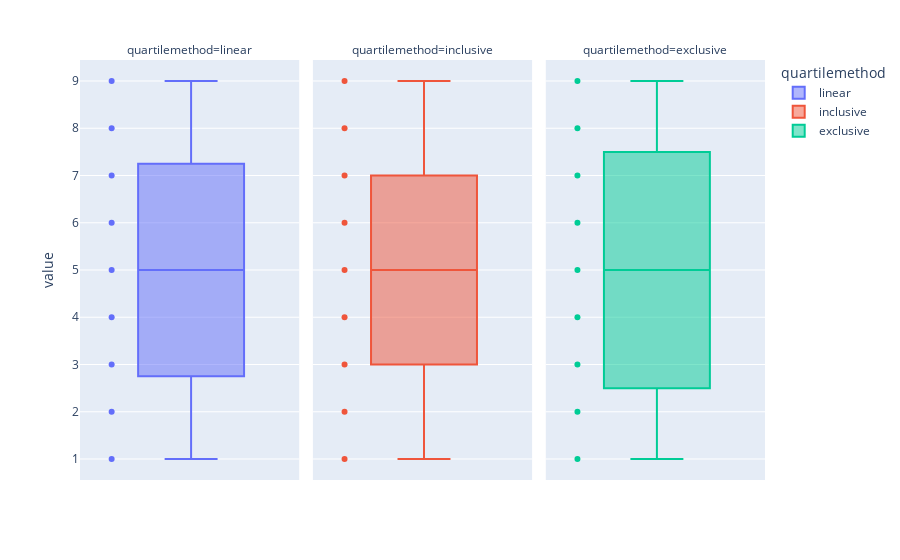

This figure's notebook cell:
### Markdown cell above
## Difference Between Quartile Algorithms
It can sometimes be difficult to see the difference between the linear, inclusive, and exclusive algorithms for computing quartiles. In the following example, the same dataset is visualized using each of the three different quartile computation algorithms.

### Code cell
import plotly.express as px
import pandas as pd

data = [1,2,3,4,5,6,7,8,9]
df = pd.DataFrame(dict(
    linear=data,
    inclusive=data,
    exclusive=data
)).melt(var_name="quartilemethod") 


fig = px.box(df, y="value", facet_col="quartilemethod", color="quartilemethod",
             boxmode="overlay", points='all')

fig.update_traces(quartilemethod="linear", jitter=0, col=1)
fig.update_traces(quartilemethod="inclusive", jitter=0, col=2)
fig.update_traces(quartilemethod="exclusive", jitter=0, col=3)

fig.show()

### Figure 1 — Plotly figure (JSON) as saved in the notebook; plotly's stock layout.template omitted (floating-point values rounded to 4 significant figures)
{"data": [{"alignmentgroup": "True", "boxpoints": "all", "hoverlabel": {"namelength": 0}, "hovertemplate": "quartilemethod=linear<br>value=%{y}", "jitter": 0, "legendgroup": "linear", "marker": {"color": "#636efa"}, "name": "linear", "notched": false, "offsetgroup": "linear", "orientation": "v", "quartilemethod": "linear", "showlegend": true, "type": "box", "x0": " ", "xaxis": "x", "y": [1, 2, 3, 4, 5, 6, 7, 8, 9], "y0": " ", "yaxis": "y"}, {"alignmentgroup": "True", "boxpoints": "all", "hoverlabel": {"namelength": 0}, "hovertemplate": "quartilemethod=inclusive<br>value=%{y}", "jitter": 0, "legendgroup": "inclusive", "marker": {"color": "#EF553B"}, "name": "inclusive", "notched": false, "offsetgroup": "inclusive", "orientation": "v", "quartilemethod": "inclusive", "showlegend": true, "type": "box", "x0": " ", "xaxis": "x2", "y": [1, 2, 3, 4, 5, 6, 7, 8, 9], "y0": " ", "yaxis": "y2"}, {"alignmentgroup": "True", "boxpoints": "all", "hoverlabel": {"namelength": 0}, "hovertemplate": "quartilemethod=exclusive<br>value=%{y}", "jitter": 0, "legendgroup": "exclusive", "marker": {"color": "#00cc96"}, "name": "exclusive", "notched": false, "offsetgroup": "exclusive", "orientation": "v", "quartilemethod": "exclusive", "showlegend": true, "type": "box", "x0": " ", "xaxis": "x3", "y": [1, 2, 3, 4, 5, 6, 7, 8, 9], "y0": " ", "yaxis": "y3"}], "layout": {"annotations": [{"font": {}, "showarrow": false, "text": "quartilemethod=linear", "x": 0.16, "xanchor": "center", "xref": "paper", "y": 1, "yanchor": "bottom", "yref": "paper"}, {"font": {}, "showarrow": false, "text": "quartilemethod=inclusive", "x": 0.5, "xanchor": "center", "xref": "paper", "y": 1, "yanchor": "bottom", "yref": "paper"}, {"font": {}, "showarrow": false, "text": "quartilemethod=exclusive", "x": 0.84, "xanchor": "center", "xref": "paper", "y": 1, "yanchor": "bottom", "yref": "paper"}], "boxmode": "overlay", "legend": {"title": {"text": "quartilemethod"}, "tracegroupgap": 0}, "margin": {"t": 60}, "xaxis": {"anchor": "y", "domain": [0, 0.32]}, "xaxis2": {"anchor": "y2", "domain": [0.34, 0.66], "matches": "x"}, "xaxis3": {"anchor": "y3", "domain": [0.68, 1.0], "matches": "x"}, "yaxis": {"anchor": "x", "domain": [0, 1], "title": {"text": "value"}}, "yaxis2": {"anchor": "x2", "domain": [0, 1], "matches": "y", "showticklabels": false}, "yaxis3": {"anchor": "x3", "domain": [0, 1], "matches": "y", "showticklabels": false}}}
